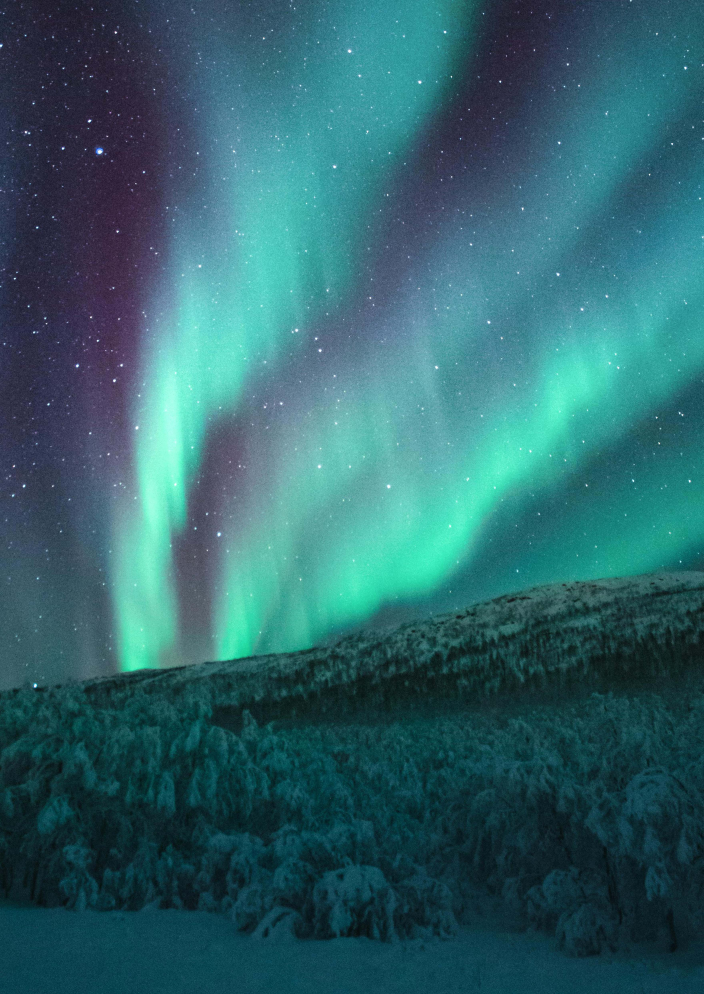
#> input picture media/bg_template001.jpg, 3518 x 4970 px (shown at 1/5 size)
$ python -i imageeditor.py   (imports and definitions only)
#> lines starting #> are read from the running program, lines starting #| are printed output that depends on the picture
from PIL import Image, ImageDraw, ImageFont

import random
import time


# [17 lines left out: functions clean_crop, random_crop, not called in this run]

def add_chart_background(image_input, image_output, background_image=None):
    # Open the original image
#> called with image_input = 'media/bg_template001.jpg', image_output = 'out.png'
    original_image = Image.open(image_input).convert("RGBA")

    # Get the size of the original image
    width, height = original_image.size
#> width = 3518; height = 4970

    # Open the background image if provided, otherwise create a default one

    if background_image:
        background = Image.open(background_image).convert("RGBA")
        background = background.resize((width, height))

    else:
        background = Image.new("RGBA", (width, height), (0, 0, 0, 255))  # Create a solid black image

    # Combine the images
    combined_image = Image.new('RGBA', (width, height))
#> combined_image: PIL image 3518x4970 RGBA; every value is 0
    combined_image.paste(background, (0, 0))
    combined_image.paste(original_image, (0, 0), mask=original_image)

    # Create a circular mask to ensure the outside of the circle is transparent
    final_mask = Image.new('L', (width, height), 0)  # 0 means black, fully transparent
#> final_mask: PIL image 3518x4970 L; every value is 0
    draw = ImageDraw.Draw(final_mask)
    draw.ellipse((0, 0, width, width), fill=255)  # 255 means white, fully opaque

    # Apply the final mask to the combined image
    final_image = Image.new('RGBA', (width, height))
    final_image.paste(combined_image, (0, 0), mask=final_mask)
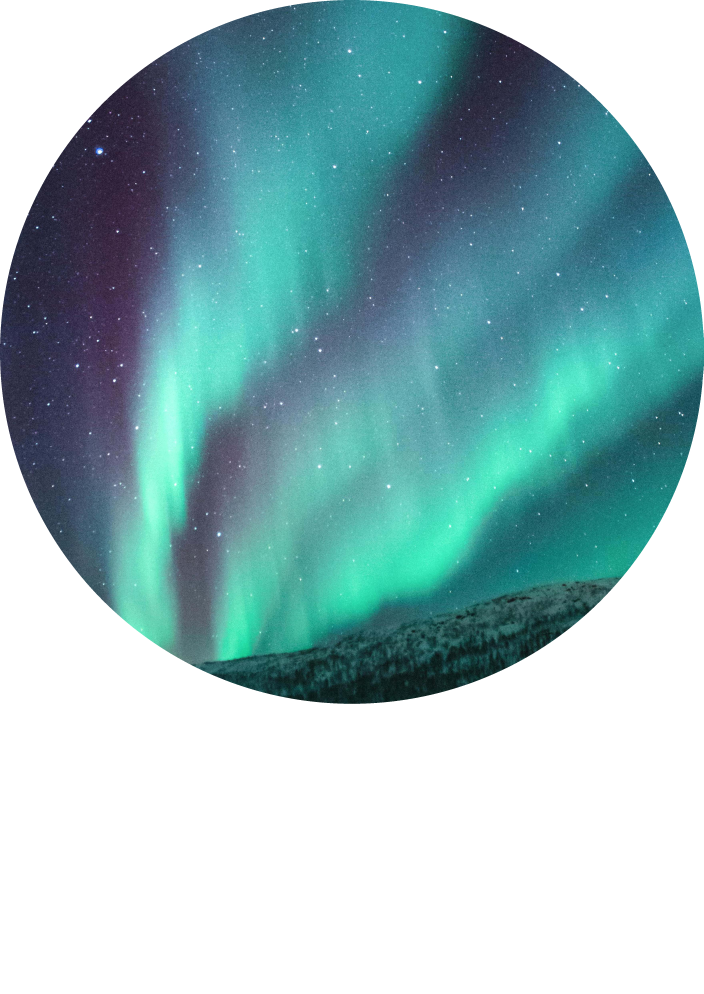
#> final_image: PIL image 3518x4970 RGBA (shown at 1/5 size); mean R, G, B, A 37.5, 72.1, 75.7, 141.8; transparent parts drawn white

    # Save the result
    final_image.save(image_output)
    time.sleep(1)

from PIL import Image
import time

# [58 lines left out: functions merge, text_write, not called in this run]

>>> result = add_chart_background('media/bg_template001.jpg', 'out.png')

$ run again, on media/moon_underlay.jpg
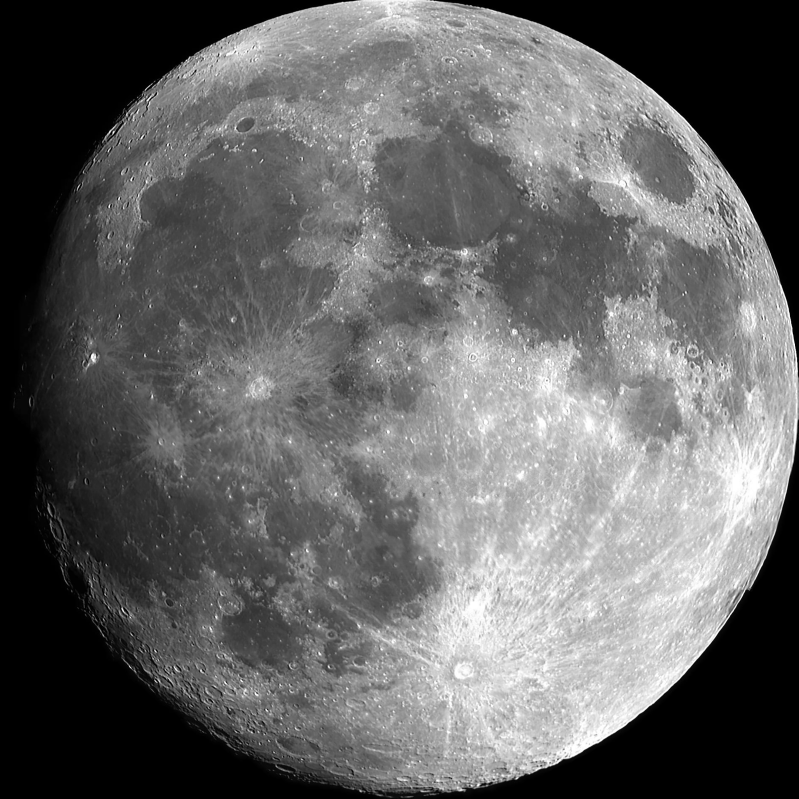
#> input picture media/moon_underlay.jpg, 2395 x 2395 px (shown at 1/3 size)
#> combined_image: PIL image 2395x2395 RGBA; every value is 0
#> final_mask: PIL image 2395x2395 L; every value is 0
#> in add_chart_background, `final_image.paste(combined_image, (0, 0), mask=final_mask)`:
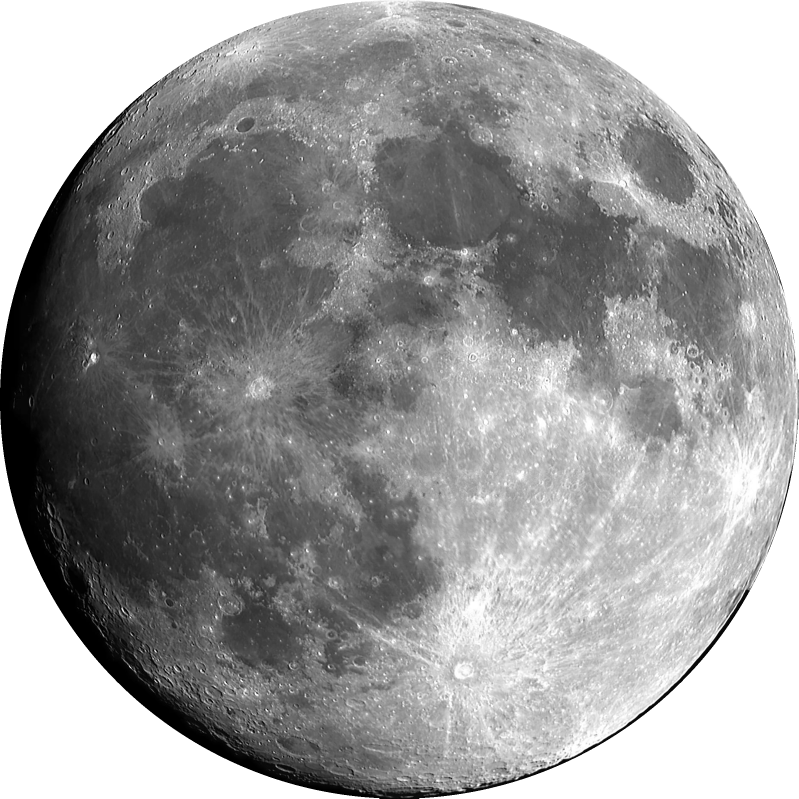
#> final_image: PIL image 2395x2395 RGBA (shown at 1/3 size); mean R, G, B, A 100.8, 100.8, 100.8, 200.4; transparent parts drawn white

$ run again, on media/underlay.jpg
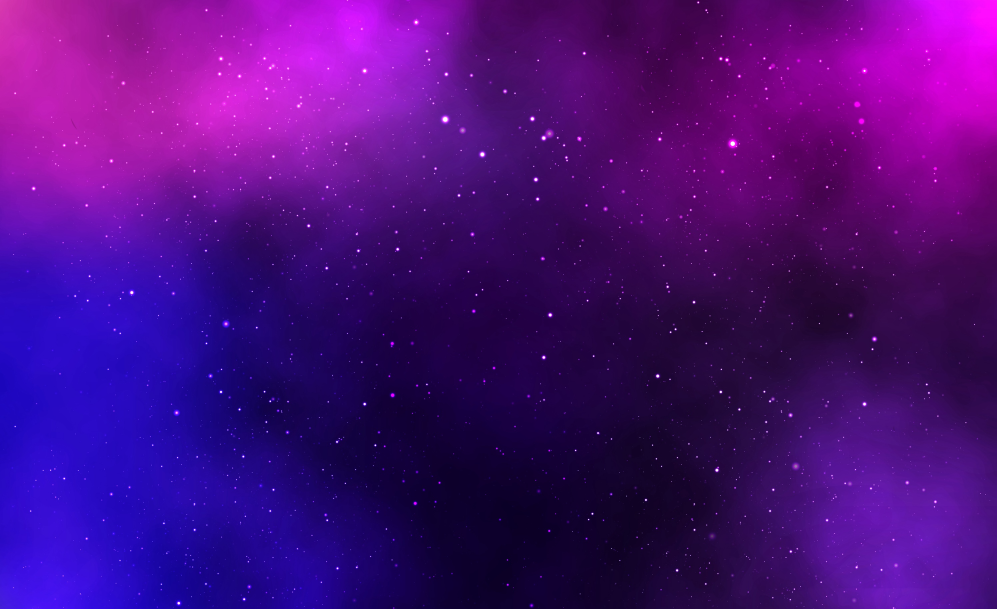
#> input picture media/underlay.jpg, 2989 x 1827 px (shown at 1/3 size)
#> combined_image: PIL image 2989x1827 RGBA; every value is 0
#> final_mask: PIL image 2989x1827 L; every value is 0
#> in add_chart_background, `final_image.paste(combined_image, (0, 0), mask=final_mask)`:
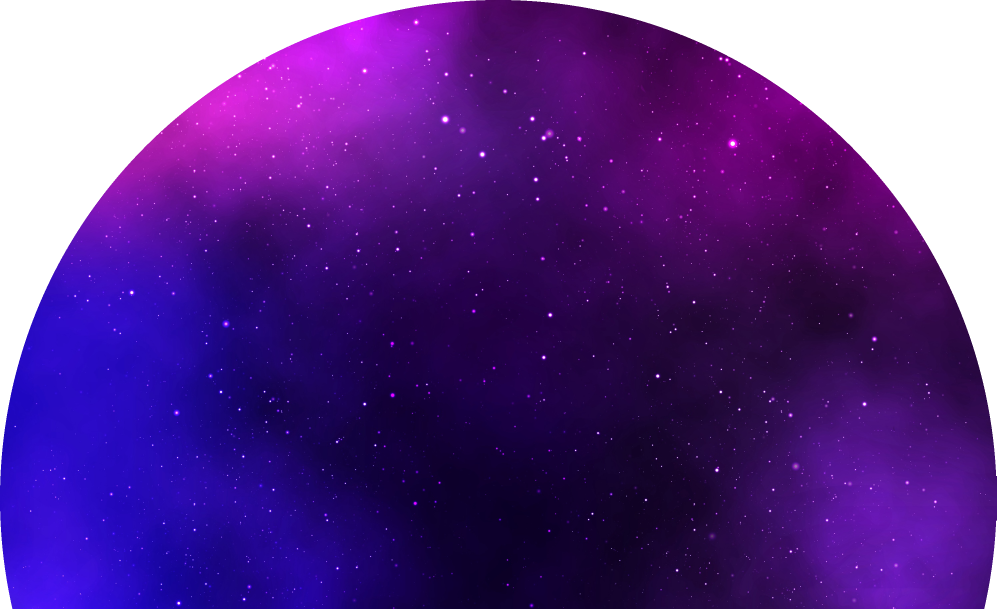
#> final_image: PIL image 2989x1827 RGBA (shown at 1/3 size); mean R, G, B, A 49.4, 8.2, 94.8, 209.9; transparent parts drawn white

$ run again, on media/underlay_chart.jpg
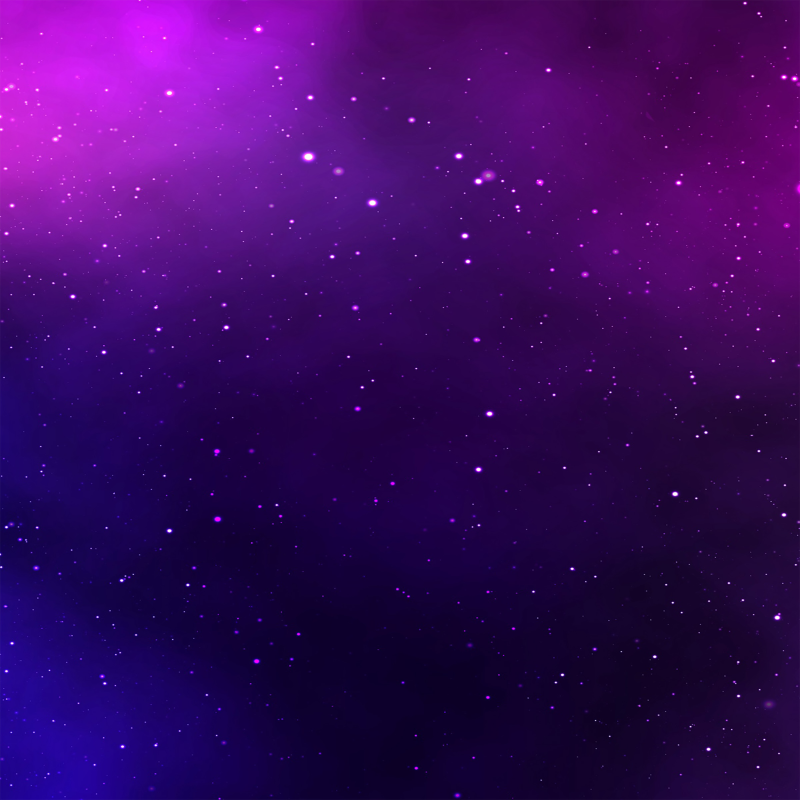
#> input picture media/underlay_chart.jpg, 2400 x 2400 px (shown at 1/3 size)
#> combined_image: PIL image 2400x2400 RGBA; every value is 0
#> final_mask: PIL image 2400x2400 L; every value is 0
#> in add_chart_background, `final_image.paste(combined_image, (0, 0), mask=final_mask)`:
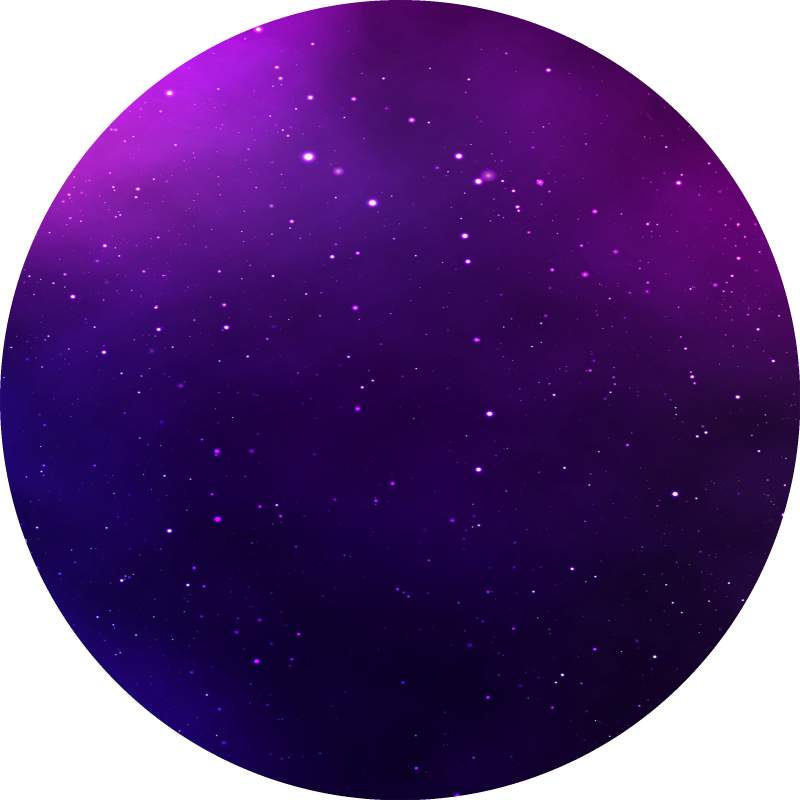
#> final_image: PIL image 2400x2400 RGBA (shown at 1/3 size); mean R, G, B, A 40.7, 5.8, 70.1, 200.4; transparent parts drawn white
